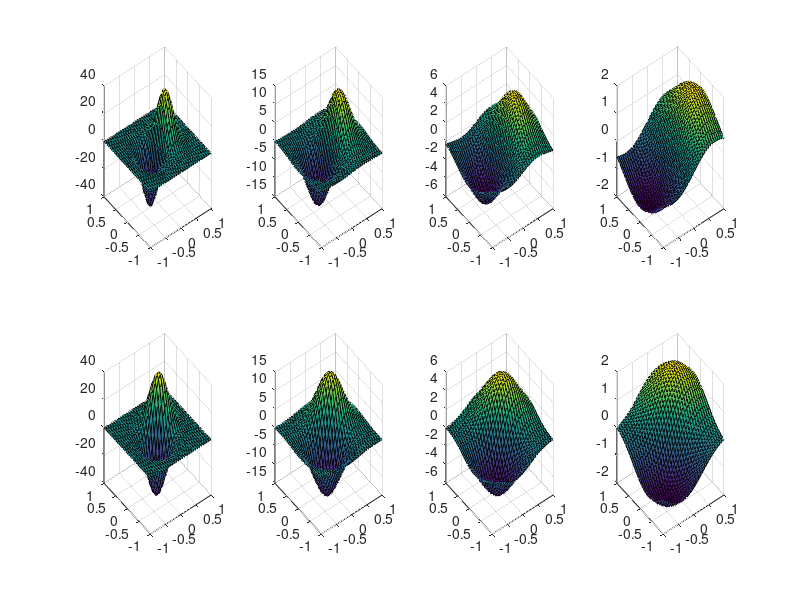
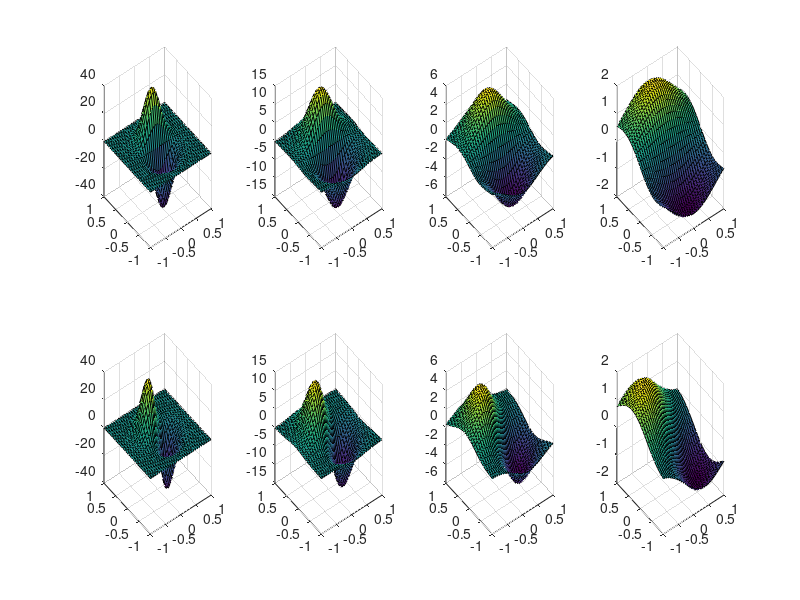

Reproduce these figures in MATLAB, in order.
close all; clear variables;

%Classification: transformée en ondelettes continues
dx=2/32;
alpha=pi;
[X,Y]=meshgrid(-1:dx:+1);
T=exp((-1/2)*(X.^2+Y.^2));
Psi=(X*cos(alpha)+Y*sin(alpha)).*T;
figure(1);
surf(X,Y,Psi); % Visualisation d'une ondelette simple




dx=4/64;
l=1;
dtheta=3.1415/4;
R_l_dtheta = [cos(l*dtheta) sin(l*dtheta);-sin(l*dtheta) cos(l*dtheta)];
[X,Y]=meshgrid(-1:dx:+1);
for l=0:1
   for j = -4:-1 
       disp((j+5)*(l+1));
       subplot(2,4,(j+5)+(l*4));
       scal=1/(2^j);
       T=exp((-1/2)*(scal*X.^2+scal*Y.^2));
       alpha=l*dtheta;
       Phi =(scal*X*cos(alpha)+scal*Y*sin(alpha)).*T;
       phi_j_l=(1/2^j)*Phi;
       surf(X,Y,phi_j_l);
   end
end

figure();
[X,Y]=meshgrid(-1:dx:+1);
phi_j_l = zeros(1,length(X));
for l=2:3
   for j = -4:-1 
       disp((j+5)*(l+1));
       subplot(2,4,(j+5)+((l-2)*4));
       scal=1/(2^j);
       T=exp((-1/2)*(scal*X.^2+scal*Y.^2));
       alpha=l*dtheta;
       Phi =(scal*X*cos(alpha)+scal*Y*sin(alpha)).*T;
       phi_j_l=(1/2^j)*Phi;
       surf(X,Y,phi_j_l);
   end
end
